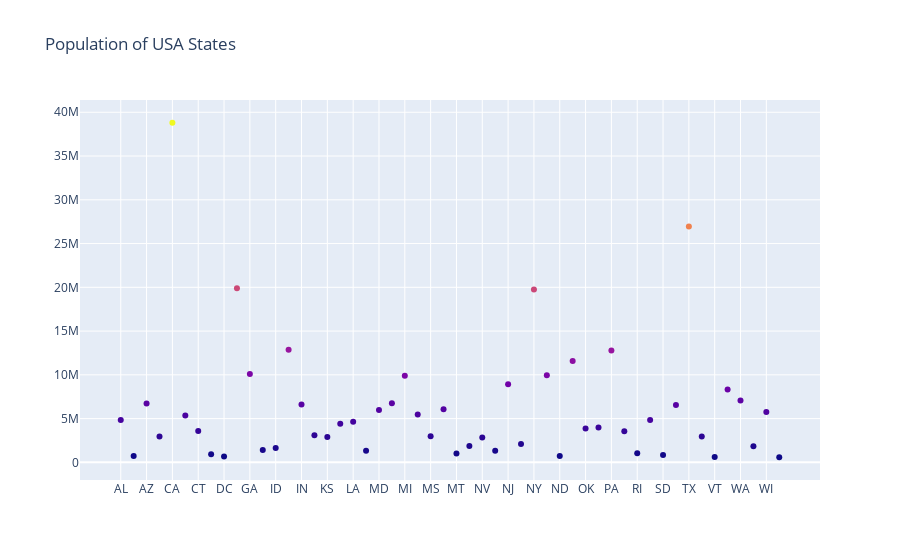

Source (notebook cell):
### Code cell
'''
@Author: Santanu Mohapatra
@Date:21/06/2021
@Last Modified by: Santanu Mohapatra
@Last Modified Time: 19:20 PM
@Title: Python program to draw a scatter plot for a given dataset and show datalabels on hover.
'''

import plotly.graph_objects as go
import pandas as pd

data= pd.read_csv("2014_usa_states.csv")

fig = go.Figure(data=go.Scatter(x=data['Postal'],
                                y=data['Population'],
                                mode='markers',
                                marker_color=data['Population'],
                                text=data['State'])) 

fig.update_layout(title='Population of USA States')
fig.show()

### Figure 1 — Plotly figure (JSON) as saved in the notebook; plotly's stock layout.template omitted (floating-point values rounded to 4 significant figures)
{"data": [{"marker": {"color": [4849377, 736732, 6731484, 2966369, 38802500, 5355866, 3596677, 935614, 658893, 19893297, 10097343, 1419561, 1634464, 12880580, 6596855, 3107126, 2904021, 4413457, 4649676, 1330089, 5976407, 6745408, 9909877, 5457173, 2994079, 6063589, 1023579, 1881503, 2839098, 1326813, 8938175, 2085572, 19746227, 9943964, 739482, 11594163, 3878051, 3970239, 12787209, 3548397, 1055173, 4832482, 853175, 6549352, 26956958, 2942902, 626562, 8326289, 7061530, 1850326, 5757564, 584153]}, "mode": "markers", "text": ["Alabama", "Alaska", "Arizona", "Arkansas", "California", "Colorado", "Connecticut", "Delaware", "District of Columbia", "Florida", "Georgia", "Hawaii", "Idaho", "Illinois", "Indiana", "Iowa", "Kansas", "Kentucky", "Louisiana", "Maine", "Maryland", "Massachusetts", "Michigan", "Minnesota", "Mississippi", "Missouri", "Montana", "Nebraska", "Nevada", "New Hampshire", "New Jersey", "New Mexico", "New York", "North Carolina", "North Dakota", "Ohio", "Oklahoma", "Oregon", "Pennsylvania", "Puerto Rico", "Rhode Island", "South Carolina", "South Dakota", "Tennessee", "Texas", "Utah", "Vermont", "Virginia", "Washington", "West Virginia", "Wisconsin", "Wyoming"], "type": "scatter", "x": ["AL", "AK", "AZ", "AR", "CA", "CO", "CT", "DE", "DC", "FL", "GA", "HI", "ID", "IL", "IN", "IA", "KS", "KY", "LA", "ME", "MD", "MA", "MI", "MN", "MS", "MO", "MT", "NE", "NV", "NH", "NJ", "NM", "NY", "NC", "ND", "OH", "OK", "OR", "PA", "PR", "RI", "SC", "SD", "TN", "TX", "UT", "VT", "VA", "WA", "WV", "WI", "WY"], "y": [4849377, 736732, 6731484, 2966369, 38802500, 5355866, 3596677, 935614, 658893, 19893297, 10097343, 1419561, 1634464, 12880580, 6596855, 3107126, 2904021, 4413457, 4649676, 1330089, 5976407, 6745408, 9909877, 5457173, 2994079, 6063589, 1023579, 1881503, 2839098, 1326813, 8938175, 2085572, 19746227, 9943964, 739482, 11594163, 3878051, 3970239, 12787209, 3548397, 1055173, 4832482, 853175, 6549352, 26956958, 2942902, 626562, 8326289, 7061530, 1850326, 5757564, 584153]}], "layout": {"title": {"text": "Population of USA States"}}}
